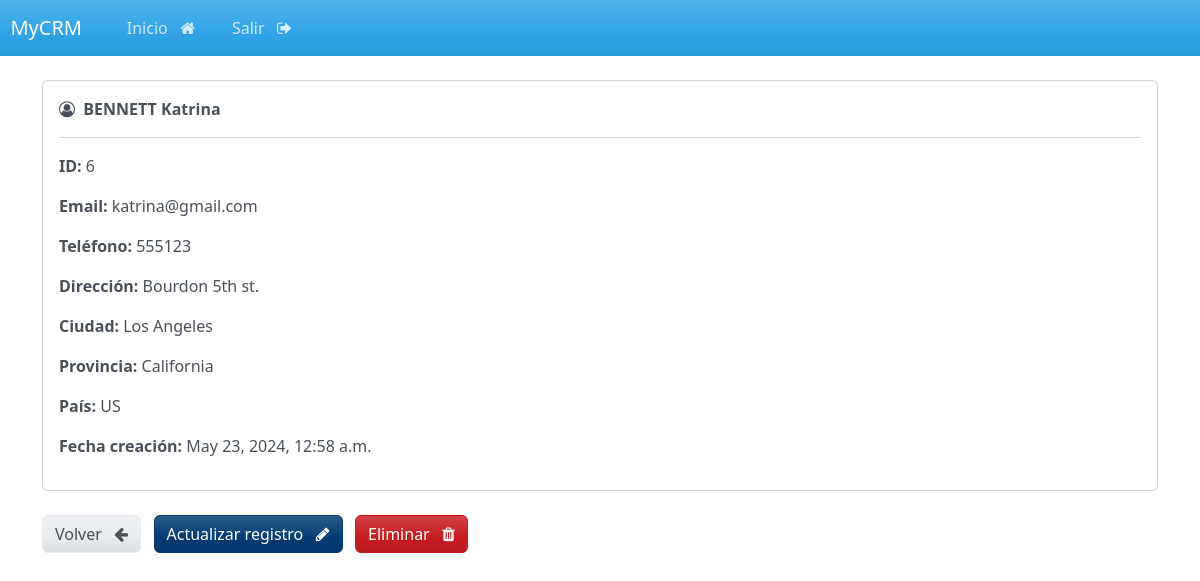
The app's page /record/6 (signed in) with its own data.
### crm/models.py (models this page shows, shortened)
class Record(models.Model):
    creation_date=models.DateTimeField(auto_now_add=True)
    first_name=models.CharField(max_length=100)
    last_name=models.CharField(max_length=100)
    email=models.CharField(max_length=255)
    phone=models.CharField(max_length=20)
    address=models.CharField(max_length=300)
    city=models.CharField(max_length=200)
    province=models.CharField(max_length=200)
    country=models.CharField(max_length=125)

### crm/views.py (the view)
# urls.py: path('record/<int:pk>', views.view_record,name='view_record'),
@login_required(login_url='login')
def view_record(request,pk):
    all_records=Record.objects.get(id=pk)
    context={
        'record':all_records
    }
    return render(request,'crm/view_record.html',context)

### crm/templates/crm/view_record.html (shortened to what this page needs)
{% extends "crm/base.html" %}
{% block content %}
    <div class="card">
        <div class="card-body">
            <i class="fa fa-user-circle-o" aria-hidden="true"></i>&nbsp;
            <strong>
                {{record.last_name|upper}}
                {{record.first_name}}
            </strong>
            <hr>
            <p> <strong>ID: </strong>  {{record.id}} </p>
            <p> <strong>Email: </strong>  {{record.email}} </p>
            <p> <strong>Teléfono: </strong>  {{record.phone}} </p>
            <p> <strong>Dirección: </strong>  {{record.address}} </p>
            <p> <strong>Ciudad: </strong>  {{record.city}} </p>
            <p> <strong>Provincia: </strong>  {{record.province}} </p>
            <p> <strong>País: </strong>  {{record.country}} </p>
            <p> <strong>Fecha creación: </strong>  {{record.creation_date}} </p>
        </div>
    </div>
    <br>
    <a href="{% url 'dashboard' %}" class="btn btn-secondary">Volver &nbsp; <i class="fa fa-arrow-left" aria-hidden="true"></i></a>
    <a href="{% url 'update_record' record.id %}" class="btn btn-info">Actualizar registro &nbsp; <i class="fa fa-pencil" aria-hidden="true"></i>
    </a>
    <a href="{% url "delete_record" record.id %}" class="btn btn-danger">Eliminar &nbsp; <i class="fa fa-trash" aria-hidden="true"></i>
    </a>
{% endblock content %}

### records on screen
Record: last_name "BENNETT", first_name "Katrina", id "6", email "katrina@gmail.com", phone "555123", address "Bourdon 5th st.", city "Los Angeles", province "California", country "US", creation_date "May 23, 2024, 12:58 a.m."
